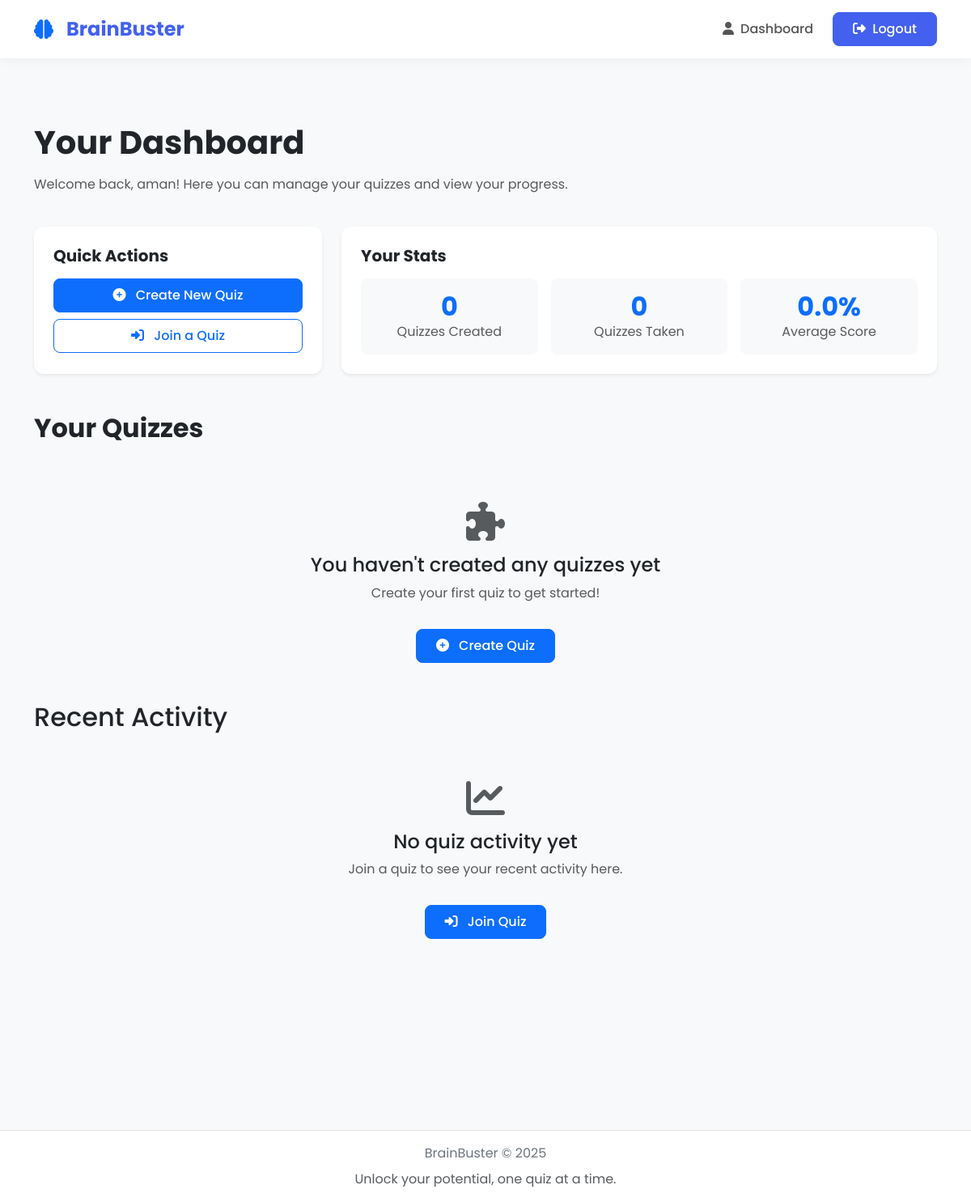
The page /quizzes/ (signed in) on the database as committed earlier.
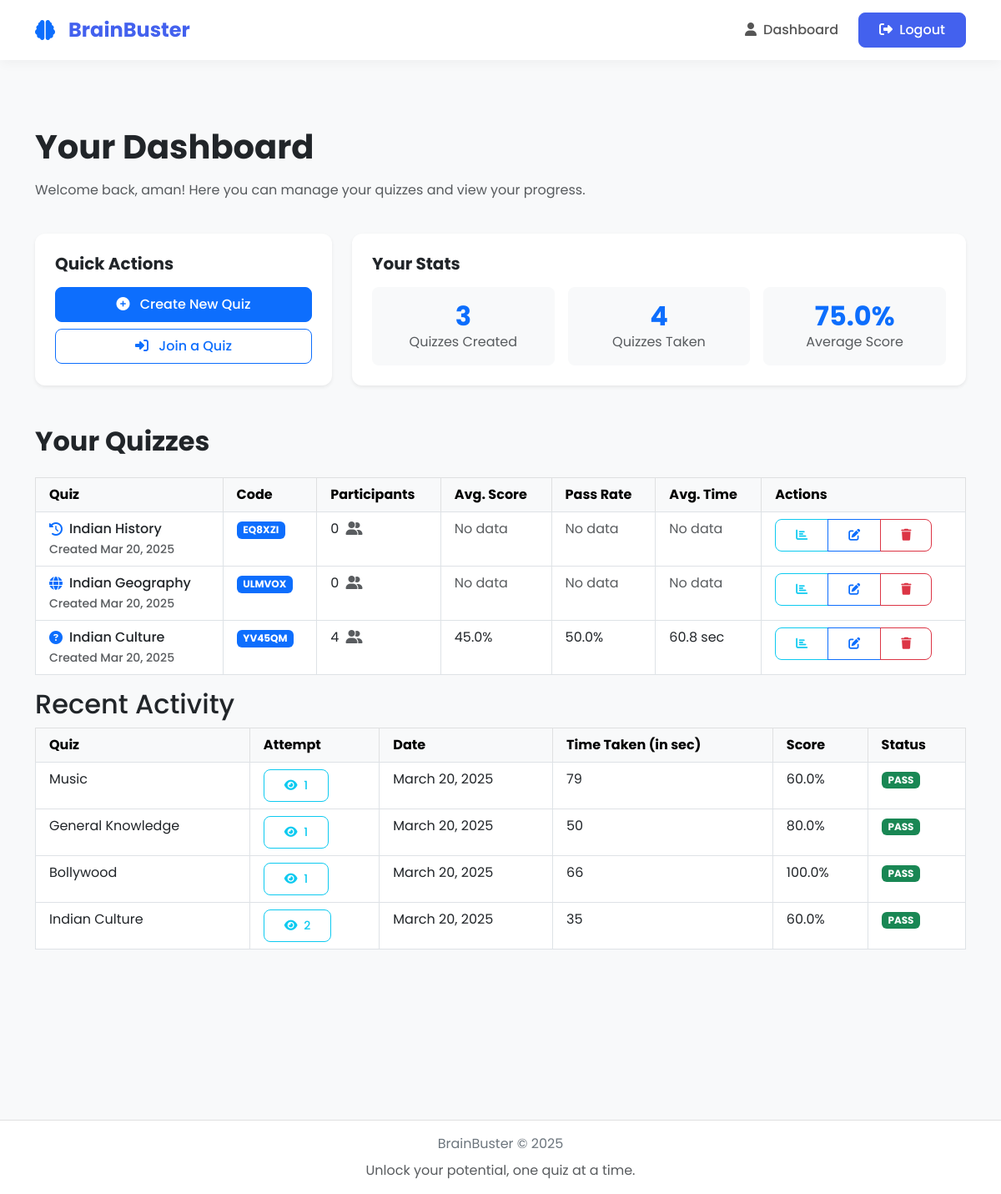
The same page on the database as committed later.
### quizzes/models.py (models this page shows, shortened)
class Quiz(models.Model):
    title = models.CharField(max_length=255)
    description = models.TextField(blank=True, null=True)
    icon = models.CharField(max_length=50, default="question-circle")
    code = models.CharField(max_length=10, unique=True, default=generate_unique_code)
    created_by = models.ForeignKey(User, on_delete=models.CASCADE, related_name='quizzes')
    created_at = models.DateTimeField(auto_now=True)
    time_limit_per_question = models.IntegerField(help_text="Time limit in seconds", default=30)
    minimum_score_percentage = models.IntegerField(help_text="Minimum score required to pass (%)", default=60)

class Participation(models.Model):
    user = models.ForeignKey(User, on_delete=models.CASCADE, related_name='participations')
    quiz = models.ForeignKey(Quiz, on_delete=models.CASCADE, related_name='participations')
    score = models.FloatField(default=0.0)
    submitted_at = models.DateTimeField(auto_now=True)
    total_time_taken = models.IntegerField(default=0, help_text="Total time taken for the quiz in seconds")
    attempt_number = models.IntegerField(default=1, help_text="The attempt number for this user on this quiz")

### quizzes/views.py (the view)
# urls.py: path('', views.dashboard, name='quiz_dashboard'),
@login_required
def dashboard(request):
    created_quizzes = Quiz.objects.filter(created_by=request.user)
    all_participated_quizzes = request.user.participations.all().select_related('quiz').order_by('-submitted_at')
    unique_quizzes = {}
    for participation in all_participated_quizzes:
        quiz_id = participation.quiz.id
        if quiz_id not in unique_quizzes:
            unique_quizzes[quiz_id] = participation
    participated_quizzes = list(unique_quizzes.values())
    quiz_attempts = {}
    for participation in all_participated_quizzes:
        quiz_id = participation.quiz.id
        quiz_attempts[quiz_id] = quiz_attempts.get(quiz_id, 0) + 1
    for participation in participated_quizzes:
        participation.attempts = quiz_attempts[participation.quiz.id]
        participation.status = "PASS" if participation.score >= participation.quiz.minimum_score_percentage else "FAIL"
    total_score = sum(p.score for p in participated_quizzes if p.score is not None)
    total_quizzes = len(participated_quizzes)
    average_score = round(total_score / total_quizzes, 1) if total_quizzes > 0 else 0
    for quiz in created_quizzes:
        all_participations = list(quiz.participations.all().select_related('user').order_by('user__id', '-submitted_at'))
        unique_users = {}
        for participation in all_participations:
            user_id = participation.user.id
            if user_id not in unique_users:
                unique_users[user_id] = participation
        participations = list(unique_users.values())
        quiz.total_participants = len(participations)
        if quiz.total_participants > 0:
            quiz.avg_score = round(sum(p.score for p in participations) / quiz.total_participants, 1)
            passing_participants = sum(1 for p in participations if p.score >= quiz.minimum_score_percentage)
            quiz.pass_rate = round((passing_participants / quiz.total_participants) * 100, 1)
            total_time = sum(p.total_time_taken for p in participations if p.total_time_taken is not None)
            quiz.avg_time = round(total_time / quiz.total_participants, 1)
        else:
            quiz.avg_score = 0
            quiz.pass_rate = 0
            quiz.avg_time = 0
    return render(request, 'quizzes/dashboard.html', {
        'created_quizzes': created_quizzes,
        'participated_quizzes': participated_quizzes,
        'all_participated_quizzes': all_participated_quizzes,  # For modal
        'average_score': average_score,
        'total_quizzes': total_quizzes,
    })

### templates/quizzes/dashboard.html (shortened to what this page needs)
{% extends 'base.html' %}
{% block content %}
<div class="container py-5">
    <div class="row mb-4">
        <div class="col-12">
            <h1 class="fw-bold mb-3">Your Dashboard</h1>
            <p class="text-muted">Welcome back, {{ user.username }}! Here you can manage your quizzes and view your progress.</p>
        </div>
    </div>
    <div class="row g-4">
        <div class="col-md-4">
            <div class="card h-100 shadow-sm border-0">
                <div class="card-body p-4">
                    <h5 class="card-title fw-bold mb-3">Quick Actions</h5>
                    <div class="d-grid gap-2">
                        <a href="{% url 'create_quiz' %}" class="btn btn-primary">
                            <i class="fas fa-plus-circle me-2"></i> Create New Quiz
                        </a>
                        <a href="{% url 'join_quiz' %}" class="btn btn-outline-primary">
                            <i class="fas fa-sign-in-alt me-2"></i> Join a Quiz
                        </a>
                    </div>
                </div>
            </div>
        </div>
        <div class="col-md-8">
            <div class="card h-100 shadow-sm border-0">
                <div class="card-body p-4">
                    <h5 class="card-title fw-bold mb-3">Your Stats</h5>
                    <div class="row g-3 text-center">
                        <div class="col-4">
                            <div class="p-3 bg-light rounded-3">
                                <h2 class="text-primary fw-bold mb-0">{{ created_quizzes.count }}</h2>
                                <p class="text-muted mb-0">Quizzes Created</p>
                            </div>
                        </div>
                        <div class="col-4">
                            <div class="p-3 bg-light rounded-3">
                                <h2 class="text-primary fw-bold mb-0">{{ total_quizzes }}</h2>
                                <p class="text-muted mb-0">Quizzes Taken</p>
                            </div>
                        </div>
                        <div class="col-4">
                            <div class="p-3 bg-light rounded-3">
                                <h2 class="text-primary fw-bold mb-0">{{ average_score|floatformat:1 }}%</h2>
                                <p class="text-muted mb-0">Average Score</p>
                            </div>
                        </div>
                    </div>
                </div>
            </div>
        </div>
    </div>
    <div class="row mt-5">
        <div class="col-12">
            <h2 class="fw-bold mb-4">Your Quizzes</h2>
            {% if created_quizzes %}
                <div class="table-responsive">
                    <table class="table table-hover table-bordered">
                        <thead class="table-light">
                            <tr>
                                <th class="border-bottom px-3 py-2">Quiz</th>
                                <th class="border-bottom px-3 py-2">Code</th>
                                <th class="border-bottom px-3 py-2">Participants</th>
                                <th class="border-bottom px-3 py-2">Avg. Score</th>
                                <th class="border-bottom px-3 py-2">Pass Rate</th>
                                <th class="border-bottom px-3 py-2">Avg. Time</th>
                                <th class="border-bottom px-3 py-2">Actions</th>
                            </tr>
                        </thead>
                        <tbody>
                            {% for quiz in created_quizzes %}
                            <tr>
                                <td class="fw-medium border-bottom px-3 py-2">
                                    <div class="d-flex align-items-center">
                                        <i class="fas fa-{{ quiz.icon|default:'question-circle' }} text-primary me-2"></i>
                                        {{ quiz.title }}
                                    </div>
                                    <small class="text-muted">Created {{ quiz.created_at|date:"M d, Y" }}</small>
                                </td>
                                <td class="border-bottom px-3 py-2"><span class="badge bg-primary">{{ quiz.code }}</span></td>
                                <td class="border-bottom px-3 py-2">
                                    {{ quiz.total_participants }}
                                    <i class="fas fa-user-friends ms-1 text-muted"></i>
                                </td>
                                <td class="border-bottom px-3 py-2">
                                    {% if quiz.total_participants > 0 %}
                                        {{ quiz.avg_score|floatformat:1 }}%
                                    {% else %}
                                        <span class="text-muted">No data</span>
                                    {% endif %}
                                </td>
                                <td class="border-bottom px-3 py-2">
                                    {% if quiz.total_participants > 0 %}
                                        {{ quiz.pass_rate|floatformat:1 }}%
                                    {% else %}
                                        <span class="text-muted">No data</span>
                                    {% endif %}
                                </td>
                                <td class="border-bottom px-3 py-2">
                                    {% if quiz.avg_time > 0 %}
                                        {{ quiz.avg_time|floatformat:1 }} sec
                                    {% else %}
                                        <span class="text-muted">No data</span>
                                    {% endif %}
                                </td>
                                <td class="border-bottom px-3 py-2">
                                    <div class="btn-group">
                                        <a href="{% url 'quiz_stats' quiz.id %}" class="btn btn-sm btn-outline-info">
                                            <i class="fas fa-chart-bar"></i>
                                        </a>
                                        <a href="{% url 'edit_quiz' quiz.id %}" class="btn btn-sm btn-outline-primary">
                                            <i class="fas fa-edit"></i>
                                        </a>
                                        <button type="button" class="btn btn-sm btn-outline-danger delete-quiz-btn"
                                                data-bs-toggle="modal" data-bs-target="#deleteQuizModal"
                                                data-quiz-id="{{ quiz.id }}" data-quiz-title="{{ quiz.title }}">
                                            <i class="fas fa-trash"></i>
                                        </button>
                                    </div>
                                </td>
                            </tr>
                            {% endfor %}
                        </tbody>
                    </table>
                </div>
            {% else %}
                <div class="text-center py-5">
                    <i class="fas fa-puzzle-piece fa-3x text-muted mb-3"></i>
                    <h4>You haven't created any quizzes yet</h4>
                    <p class="text-muted">Create your first quiz to get started!</p>
                    <a href="{% url 'create_quiz' %}" class="btn btn-primary mt-3">
                        <i class="fas fa-plus-circle me-2"></i> Create Quiz
                    </a>
                </div>
            {% endif %}
        </div>
    </div>
    <section class="mb-5">
        <h2>Recent Activity</h2>
        {% if participated_quizzes %}
            <div class="table-responsive">
                <table class="table table-hover table-bordered">
                    <thead class="table-light">
                        <tr>
                            <th class="border-bottom px-3 py-2">Quiz</th>
                            <th class="border-bottom px-3 py-2">Attempt</th>
                            <th class="border-bottom px-3 py-2">Date</th>
                            <th class="border-bottom px-3 py-2">Time Taken (in sec)</th>
                            <th class="border-bottom px-3 py-2">Score</th>
                            <th class="border-bottom px-3 py-2">Status</th>
                        </tr>
                    </thead>
                    <tbody>
                        {% for participation in participated_quizzes %}
                            <tr>
                                <td class="border-bottom px-3 py-2">{{ participation.quiz.title }}</td>
                                <td class="border-bottom px-3 py-2">
                                    <button class="btn btn-sm btn-outline-info" data-bs-toggle="modal" data-bs-target="#attemptsModal{{ participation.quiz.id }}">
                                        <i class="fas fa-eye me-1"></i> {{ participation.attempts }}
                                    </button>
                                </td>
                                <td class="border-bottom px-3 py-2">{{ participation.submitted_at|date:"F j, Y" }}</td>
                                <td class="border-bottom px-3 py-2">{{ participation.total_time_taken }}</td>
                                <td class="border-bottom px-3 py-2">{{ participation.score|floatformat:1 }}%</td>
                                <td class="border-bottom px-3 py-2">
                                    <span class="badge {% if participation.status == 'PASS' %}bg-success{% else %}bg-danger{% endif %}">
                                        {{ participation.status }}
                                    </span>
                                </td>
                            </tr>
                        {% endfor %}
                    </tbody>
                </table>
            </div>
        {% else %}
            <div class="text-center py-5">
                <i class="fas fa-chart-line fa-3x text-muted mb-3"></i>
                <h4>No quiz activity yet</h4>
                <p class="text-muted">Join a quiz to see your recent activity here.</p>
                <a href="{% url 'join_quiz' %}" class="btn btn-primary mt-3">
                    <i class="fas fa-sign-in-alt me-2"></i> Join Quiz
                </a>
            </div>
        {% endif %}
    </section>
</div>
{% endblock %}

### templates/base.html (shortened to what this page needs)
{% load static %}
<!DOCTYPE html>
<html lang="en">
<head>
    <link href="https://cdn.jsdelivr.net/npm/bootstrap@5.3.0/dist/css/bootstrap.min.css" rel="stylesheet">
    <link rel="stylesheet" href="https://cdnjs.cloudflare.com/ajax/libs/font-awesome/6.4.0/css/all.min.css">
    <link rel="stylesheet" href="https://cdnjs.cloudflare.com/ajax/libs/animate.css/4.1.1/animate.min.css">
    <link rel="stylesheet" href="{% static 'css/style.css' %}">
</head>
<body>
    <nav class="navbar navbar-expand-lg navbar-light navbar-modern">
        <div class="container">
            <a class="navbar-brand" href="{% url 'home' %}">
                <i class="fas fa-brain text-primary me-2"></i> BrainBuster
            </a>
            <div class="collapse navbar-collapse" id="navbarNav">
                <ul class="navbar-nav ms-auto align-items-center">
                    {% if user.is_authenticated %}
                        <li class="nav-item me-3">
                            <a class="nav-link nav-link-modern" href="{% url 'dashboard' %}">
                                <i class="fas fa-user me-1"></i> Dashboard
                            </a>
                        </li>
                        <li class="nav-item">
                            <a class="btn btn-auth btn-signup" href="{% url 'logout' %}">
                                <i class="fas fa-sign-out-alt me-1"></i> Logout
                            </a>
                        </li>
                    {% endif %}
                </ul>
            </div>
        </div>
    </nav>
    <div class="content-wrapper">
        {% block content %}
        {% endblock %}
    </div>
    <footer class="footer-modern">
        <div class="container text-center">
            <p class="mb-2">BrainBuster © 2025</p>
            <p class="mb-0 text-muted">Unlock your potential, one quiz at a time.</p>
        </div>
    </footer>
    <div class="toast-container position-fixed bottom-0 end-0 p-3">
    </div>
</body>
</html>

Rows that differ between the two databases and show on the page:
added Quiz: title "Indian History", created_at "Mar 20, 2025", code "EQ8XZI", total_participants "0", shows "No data"
added Quiz: title "Indian Geography", created_at "Mar 20, 2025", code "ULMVOX", total_participants "0", shows "No data"
added Quiz: title "Indian Culture", created_at "Mar 20, 2025", code "YV45QM", total_participants "4", avg_score "45.0", pass_rate "50.0", avg_time "60.8"
added Participation: quiz "Music", attempts "1", submitted_at "March 20, 2025", total_time_taken "79", score "60.0", status "PASS"
added Participation: quiz "General Knowledge", attempts "1", submitted_at "March 20, 2025", total_time_taken "50", score "80.0", status "PASS"
added Participation: quiz "Bollywood", attempts "1", submitted_at "March 20, 2025", total_time_taken "66", score "100.0", status "PASS"
added Participation: quiz "Indian Culture", attempts "2", submitted_at "March 20, 2025", total_time_taken "35", score "60.0", status "PASS"
Other text that changed with them:
{{ created_quizzes.count }}: "0" → "3"
{{ total_quizzes }}: "0" → "4"
{{ average_score|floatformat:1 }}: "0.0" → "75.0"
text no longer shown: "You haven't created any quizzes yet Create your first quiz to get started! Create Quiz No quiz activity yet Join a quiz to see your recent activity here. Join Quiz"
text now shown: "Quiz Code Participants Avg. Score Pass Rate Avg. Time Actions Quiz Attempt Date Time Taken (in sec) Score Status"
